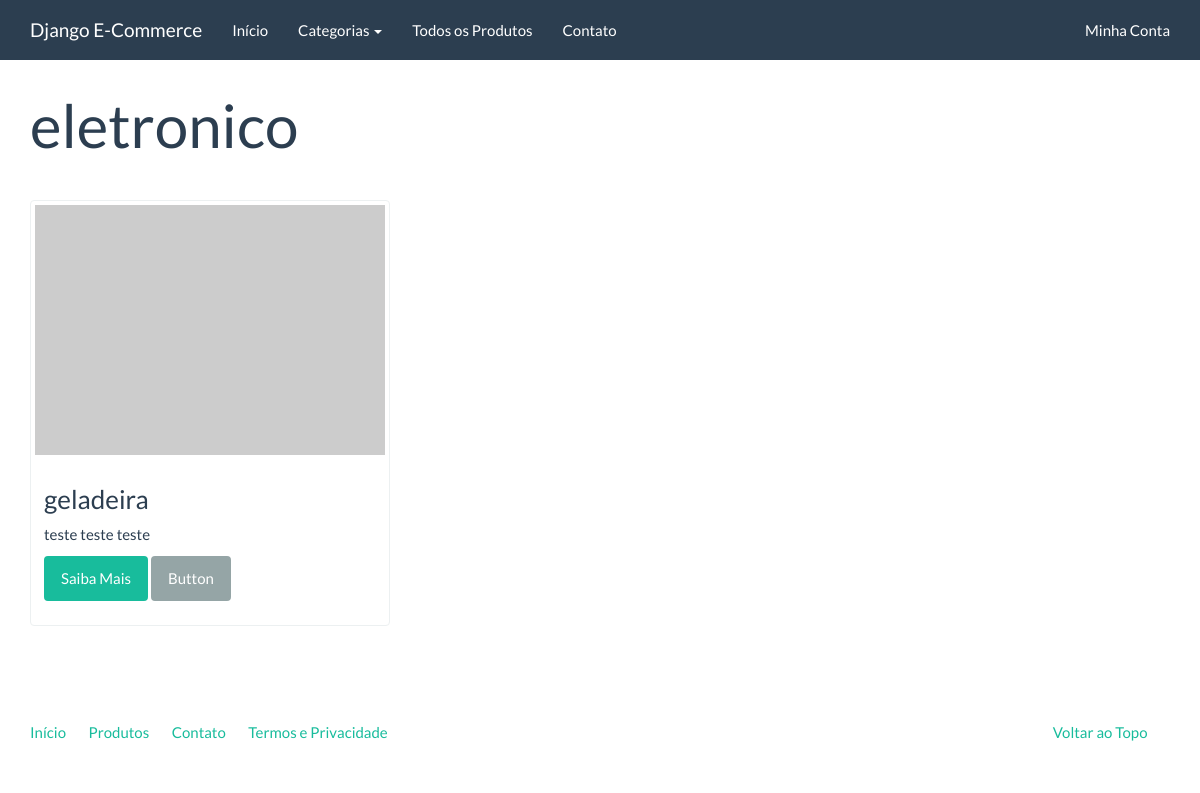
The app's page /produtos/categoria/eletronico/, older data.
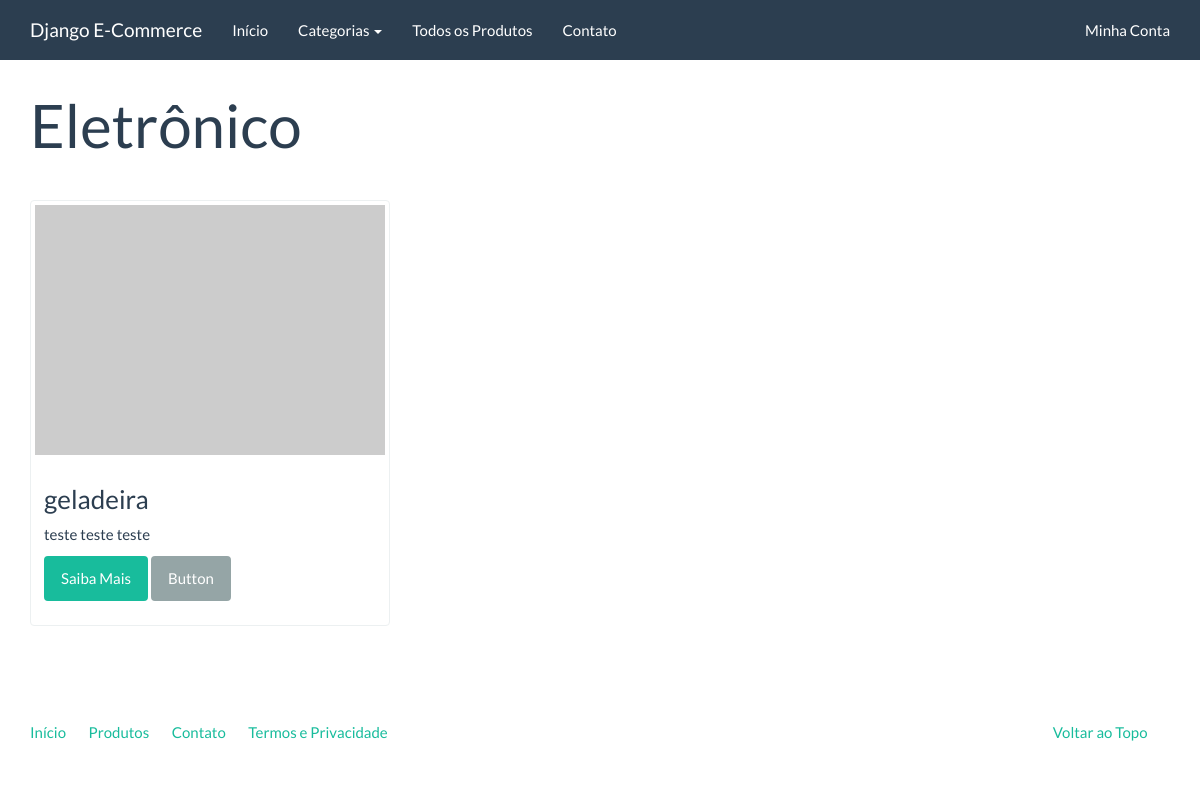
The same page, newer data.
### catalog/models.py (models this page shows)
class Category(models.Model):
    name = models.CharField('Nome', max_length=100)
    slug = models.SlugField('Identificador', max_length=100)
    created = models.DateTimeField('Criado em', auto_now_add=True)
    modified = models.DateTimeField('modificado em', auto_now=True)
    class Meta:
        verbose_name = 'Categoria'
        verbose_name_plural = 'Categorias'
        ordering = ['name']
    def __str__(self):
        return self.name

### catalog/views.py (the view)
# urls.py: path('produtos/categoria/<slug:category_slug>/', category, name='category'),
def category(request, category_slug):
    category = get_object_or_404(Category, slug=category_slug)
    products = Product.objects.filter(category=category)
    context = {
        "category": category,
        "products": products,
    }
    return render(request, 'catalog/category.html', context)

### catalog/context_processors.py (called while the page is built)
def categories(request):
    return {
        'categories': Category.objects.all()
    }

### catalog/models.py (called while the page is built)
    def __str__(self):
        return self.name

### catalog/templates/catalog/category.html (shortened to what this page needs)
{% extends "base.html" %}
{% block container %}
<div class="page-header">
    <h1>{{ category.name }}</h1>
</div>
<div class="row">
    {% for product in products %}
    <div class="col-sm-6 col-md-4">
        <div class="thumbnail">
            <a href="{% url 'produto_unitario' product.slug %}">
                <img src="http://placehold.it/350x250" alt="" />
            </a>
            <div class="caption">
                <h3>{{ product }}</h3>
                {{ product.description|linebreaks }}
                <p><a href="{% url 'produto_unitario' product.slug %}" class="btn btn-success" role="button">Saiba Mais</a> <a href="#" class="btn btn-default" role="button">Button</a></p>
            </div>
        </div>
    </div>
    {% endfor %}
</div>
{% endblock %}

Row changes from the older to the newer data that the page shows:
changed Category: name "eletronico" → "Eletrônico"
